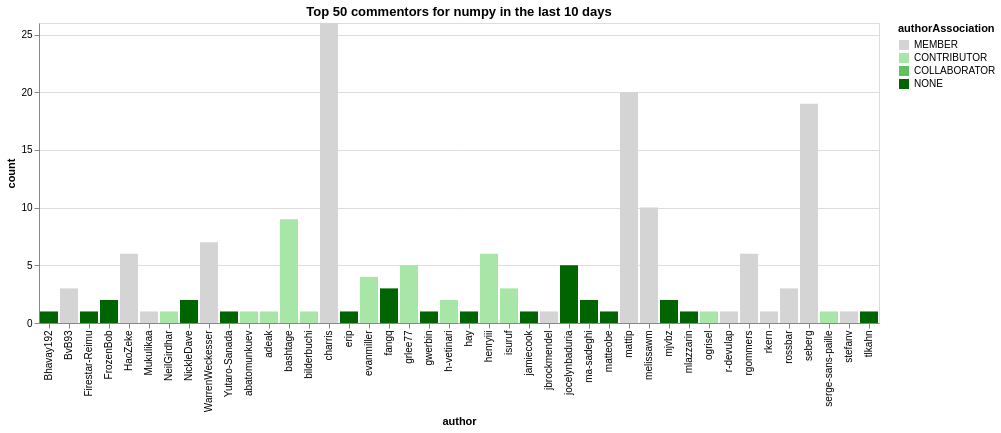

The specification (Vega-Lite) saved for this image:
### Vega-Lite specification from a JSON file in a GitHub repository (floating-point values rounded to 4 significant figures)
{"config": {"view": {"continuousWidth": 400, "continuousHeight": 300}}, "hconcat": [{"mark": "bar", "encoding": {"color": {"type": "nominal", "field": "authorAssociation", "scale": {"domain": ["MEMBER", "CONTRIBUTOR", "COLLABORATOR", "NONE"], "range": ["rgb(211.82745098039214, 211.82745098039214, 211.82745098039214)", "rgb(166.98562091503268, 229.89803921568628, 166.98562091503268)", "rgb(96.37647058823529, 192.75294117647059, 96.37647058823529)", "rgb(0.0, 100.3921568627451, 0.0)"]}}, "x": {"type": "nominal", "field": "author"}, "y": {"type": "quantitative", "field": "count"}}, "title": "Top 50 commentors for numpy in the last 10 days"}], "data": {"values": [{"author": "charris", "count": 26, "authorAssociation": "MEMBER"}, {"author": "mattip", "count": 20, "authorAssociation": "MEMBER"}, {"author": "seberg", "count": 19, "authorAssociation": "MEMBER"}, {"author": "melissawm", "count": 10, "authorAssociation": "MEMBER"}, {"author": "bashtage", "count": 9, "authorAssociation": "CONTRIBUTOR"}, {"author": "WarrenWeckesser", "count": 7, "authorAssociation": "MEMBER"}, {"author": "HaoZeke", "count": 6, "authorAssociation": "MEMBER"}, {"author": "henryiii", "count": 6, "authorAssociation": "CONTRIBUTOR"}, {"author": "rgommers", "count": 6, "authorAssociation": "MEMBER"}, {"author": "jocelynbaduria", "count": 5, "authorAssociation": "NONE"}, {"author": "grlee77", "count": 5, "authorAssociation": "CONTRIBUTOR"}, {"author": "evanmiller", "count": 4, "authorAssociation": "CONTRIBUTOR"}, {"author": "BvB93", "count": 3, "authorAssociation": "MEMBER"}, {"author": "rossbar", "count": 3, "authorAssociation": "MEMBER"}, {"author": "isuruf", "count": 3, "authorAssociation": "CONTRIBUTOR"}, {"author": "fangq", "count": 3, "authorAssociation": "NONE"}, {"author": "h-vetinari", "count": 2, "authorAssociation": "CONTRIBUTOR"}, {"author": "mjvbz", "count": 2, "authorAssociation": "NONE"}, {"author": "ma-sadeghi", "count": 2, "authorAssociation": "NONE"}, {"author": "NickleDave", "count": 2, "authorAssociation": "NONE"}, {"author": "FrozenBob", "count": 2, "authorAssociation": "NONE"}, {"author": "mlazzarin", "count": 1, "authorAssociation": "NONE"}, {"author": "ogrisel", "count": 1, "authorAssociation": "CONTRIBUTOR"}, {"author": "r-devulap", "count": 1, "authorAssociation": "MEMBER"}, {"author": "rkern", "count": 1, "authorAssociation": "MEMBER"}, {"author": "serge-sans-paille", "count": 1, "authorAssociation": "CONTRIBUTOR"}, {"author": "stefanv", "count": 1, "authorAssociation": "MEMBER"}, {"author": "Bhavay192", "count": 1, "authorAssociation": "NONE"}, {"author": "hay", "count": 1, "authorAssociation": "NONE"}, {"author": "matteobe", "count": 1, "authorAssociation": "NONE"}, {"author": "jbrockmendel", "count": 1, "authorAssociation": "MEMBER"}, {"author": "jamiecook", "count": 1, "authorAssociation": "NONE"}, {"author": "gwerbin", "count": 1, "authorAssociation": "NONE"}, {"author": "erip", "count": 1, "authorAssociation": "NONE"}, {"author": "bilderbuchi", "count": 1, "authorAssociation": "CONTRIBUTOR"}, {"author": "adeak", "count": 1, "authorAssociation": "CONTRIBUTOR"}, {"author": "abatomunkuev", "count": 1, "authorAssociation": "CONTRIBUTOR"}, {"author": "Yutaro-Sanada", "count": 1, "authorAssociation": "NONE"}, {"author": "NeilGirdhar", "count": 1, "authorAssociation": "CONTRIBUTOR"}, {"author": "Mukulikaa", "count": 1, "authorAssociation": "MEMBER"}, {"author": "Firestar-Reimu", "count": 1, "authorAssociation": "NONE"}, {"author": "tlkahn", "count": 1, "authorAssociation": "NONE"}]}, "$schema": "https://vega.github.io/schema/vega-lite/v5.json"}
